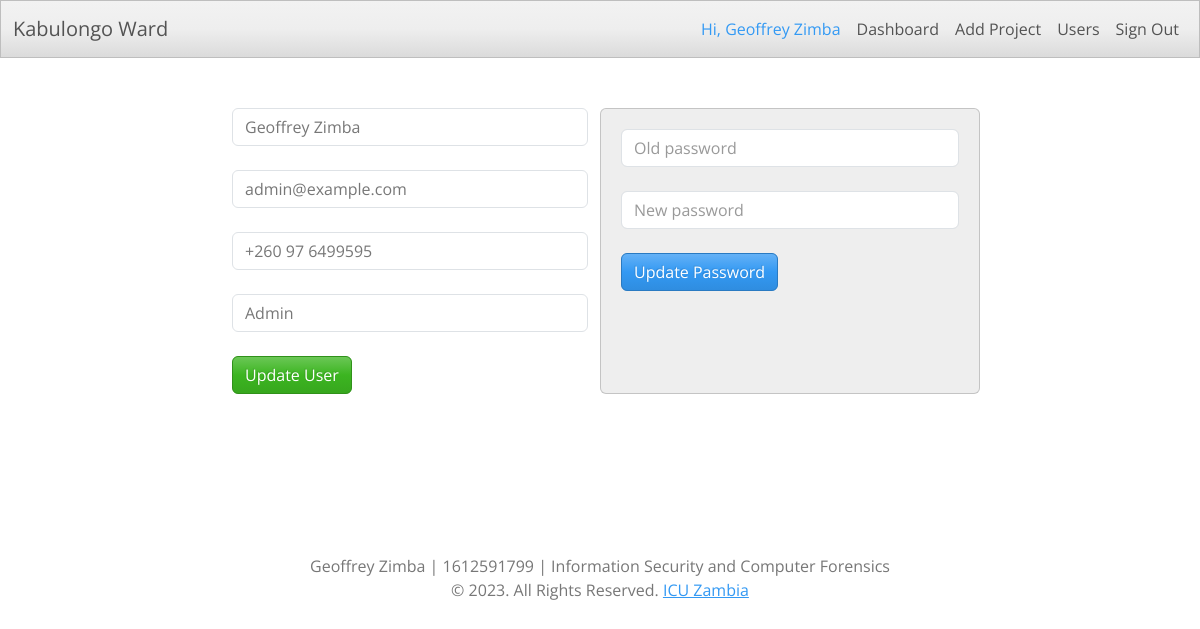
The page /admin/profile.php (signed in) on the database its author committed.
### tables this page shows
CREATE TABLE `users` (
  `id` int(11) NOT NULL,
  `name` varchar(100) NOT NULL,
  `email` varchar(100) NOT NULL,
  `phone` varchar(15) NOT NULL,
  `Password` varchar(100) NOT NULL,
  `role` enum('Admin','Member') NOT NULL,
  `date` timestamp NOT NULL DEFAULT current_timestamp()
);

### admin/profile.php (the view, shortened to what this page needs)
<?php
include '../database/config.php';
$user = $_SESSION['name'];
$my_id = $_SESSION['id'];
$query = "SELECT * FROM `users` WHERE id = '$my_id'";
$select = $mysqli->query($query) or die($mysqli->error.__LINE__);
$row = $select->fetch_assoc();
$u_name = $row['name'];
$u_email = $row['email'];
$u_phone = $row['phone'];
$u_role = $row['role'];
?>
<!DOCTYPE html>
<html lang="en">
<head>
	<link rel="stylesheet" type="text/css" href="../assets/css/bootstrap.css">
	<link rel="stylesheet" type="text/css" href="../assets/css/styles.css">
  <link rel="stylesheet" type="text/css" href="../assets/fontawesome-free-6.4.0-web/css/all.css">
</head>
<body>
	<nav class="navbar navbar-expand-lg bg-light" data-bs-theme="light">
    <div class="container-fluid">
      <a class="navbar-brand" href="sign-out.php">Kabulongo Ward</a>
      <div class="collapse navbar-collapse" id="navbarColor03">
        <ul class="navbar-nav ms-auto">
          <li class="nav-item">
            <a class="nav-link active" href="profile.php">Hi, <?php echo $user; ?></a>
          </li>
          <li class="nav-item">
            <a class="nav-link" href="dashboard.php">Dashboard
            </a>
          </li>
          <li class="nav-item">
            <a class="nav-link" href="add-project.php">Add Project</a>
          </li>
          <li class="nav-item">
            <a class="nav-link" href="users.php">Users</a>
          </li>
          <li class="nav-item">
            <a class="nav-link" href="sign-out.php">Sign Out</a>
          </li>
        </ul>
      </div>
    </div>
  </nav>
  <div class="container pad-top-50">
    <div class="row">
      <div class="col-md-2"></div>
      <div class="col-md-4">
        <form method="post">
          <fieldset class="form-group">
            <div class="form-group">
              <input type="text" name="name" class="form-control" placeholder="Full name" value="<?php echo $u_name; ?>" required />
            </div>
            <br>
            <div class="form-group">
              <input type="email" name="email" class="form-control" placeholder="Email address" value="<?php echo $u_email; ?>" required />
            </div>
            <br>
            <div class="form-group">
              <input type="text" name="phone" class="form-control" placeholder="Phone number" value="<?php echo $u_phone; ?>" required />
            </div>
            <br>
            <div class="form-group">
              <?php if ($_SESSION['role'] == 'Admin') {?>
              <select name="role" class="form-control" required>
                <option><?php echo $u_role; ?></option>
              </select>
            <?php } else{?>
              <select name="role" class="form-control" required disabled>
                <option><?php echo $u_role; ?></option>
              </select>
            <?php }?>
            </div>
            <br>
            <input type="submit" name="update-user" class="btn btn-success" value="Update User">
          </fieldset>
        </form>
      </div>
      <div class="col-md-4 card password-card bg-light">
        <form method="post">
          <fieldset class="form-group">
            <div class="form-group">
              <input type="password" name="password1" class="form-control" placeholder="Old password" />
            </div>
            <br>
            <div class="form-group">
              <input type="password" name="password2" class="form-control" placeholder="New password" />
            </div>
            <br>
            <input type="submit" name="update-password" class="btn btn-info" value="Update Password">
          </fieldset>
        </form>
      </div>
    </div>
  </div>
  <?php include '../widgets/footer.php'; ?>
</body>
</html>

### assets/css/styles.css (style rules this page uses)
.pad-top-50 { padding-top: 50px; }
.password-card { padding: 20px; }

### rows shown on the page
users: name "Geoffrey Zimba", email "admin@example.com", phone "+260 97 6499595", role "Admin"

### other values the page prints
$user "Geoffrey Zimba"
